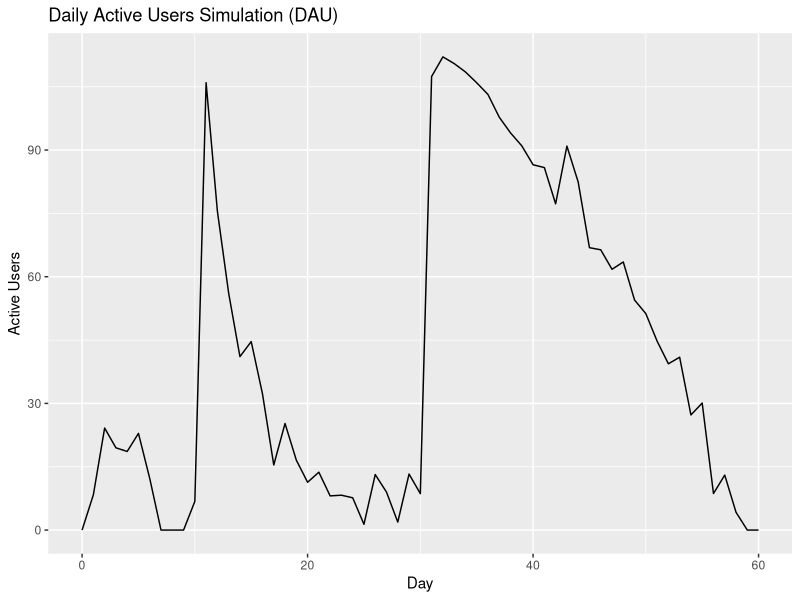
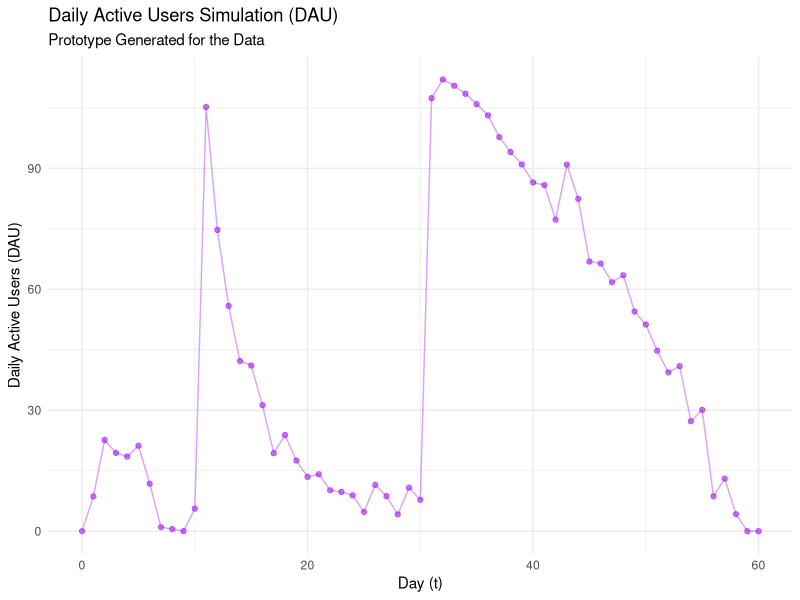

These charts were generated, in order, by the following R code:
## ---- chunk 1
knitr::opts_chunk$set(echo = TRUE)

# Data simulation (prototype)
set.seed(123)

# Fase 1 (Replacement): Days 0-10
fase1_t <- 0:10
fase1_dau <- 10 * fase1_t * exp(-0.05 * fase1_t^2) + rnorm(11, 0, 5)

# Fase 2 (Partial fractions): Days 11-30
fase2_t <- 11:30
fase2_dau <- 5000 / ((fase2_t - 8) * (fase2_t + 5)) + rnorm(20, 0, 5)

# Fase 3 (Direct): Días 31-60
fase3_t <- 31:60
fase3_dau <- -0.1 * fase3_t^2 + 5 * fase3_t + 50 + rnorm(30, 0, 5)

# Match the data
dias <- c(fase1_t, fase2_t, fase3_t)
usuarios <- c(fase1_dau, fase2_dau, fase3_dau)
usuarios[usuarios < 0] <- 0 # Ensure there are no negative users

datos_app <- data.frame(dia = dias, dau = usuarios)

# See the generated data
library(ggplot2)
ggplot(datos_app, aes(x = dia, y = dau)) +
  geom_line() +
  labs(title = "Daily Active Users Simulation (DAU)",
       x = "Day", y = "Active Users")

library(dplyr)

#  1. Define the base functions (the "formulas") 

# Phase 1: Growth (Days 0-10) -> Exponential model
# We will use this one for INTEGRATION BY SUBSTITUTION
f1_base <- function(t) {
  return(10 * t * exp(-0.05 * t^2))
}

# Phase 2: Maturation (Days 11-30) -> Rational model
# We will use this one for PARTIAL FRACTIONS
f2_base <- function(t) {
  return(5000 / ((t - 8) * (t + 5)))
}

# Phase 3: Stabilization (Days 31-60) -> Polynomial model
# We will use this one for DIRECT INTEGRATION
f3_base <- function(t) {
  return(-0.1 * t^2 + 5 * t + 50)
}

#  2. Generate the simulated data (Prototype) 

# Set a seed so that the random results are reproducible
set.seed(123)

# Generate time vectors (days)
dias_f1 <- 0:10
dias_f2 <- 11:30
dias_f3 <- 31:60

# Generate the DAU (Users) values by applying the functions
# and adding random "noise" to simulate real data
dau_f1 <- f1_base(dias_f1) + rnorm(length(dias_f1), mean = 0, sd = 4)
dau_f2 <- f2_base(dias_f2) + rnorm(length(dias_f2), mean = 0, sd = 3)
dau_f3 <- f3_base(dias_f3) + rnorm(length(dias_f3), mean = 0, sd = 5)

# 3. Assemble the dataset (Data Frame) -

# Combine the days and the users
dias_totales <- c(dias_f1, dias_f2, dias_f3)
usuarios_totales <- c(dau_f1, dau_f2, dau_f3)

# Create the data frame
datos_app <- data.frame(dia = dias_totales, dau = usuarios_totales)

# Make sure there are no negative usersd)
datos_app$dau <- ifelse(datos_app$dau < 0, 0, datos_app$dau)

#  4. Save and Visualize the Data 

# Save the data to a CSV file (this is an "output" of the prototype)
write.csv(datos_app, "datos_app.csv", row.names = FALSE)

# Visualize the generated data
grafico_dau <- ggplot(datos_app, aes(x = dia, y = dau)) +
  geom_point(alpha = 0.6, color = "purple") +  # Real data dots
  geom_line(alpha = 0.4, color = "purple") +   #Matching line
  labs(title = "Daily Active Users Simulation (DAU)",
       subtitle = "Prototype Generated for the Data",
       x = "Day (t)",
       y = "Daily Active Users (DAU)") +
  theme_minimal()

# Show the Graph

print(grafico_dau)

# Show all data

print((datos_app))

